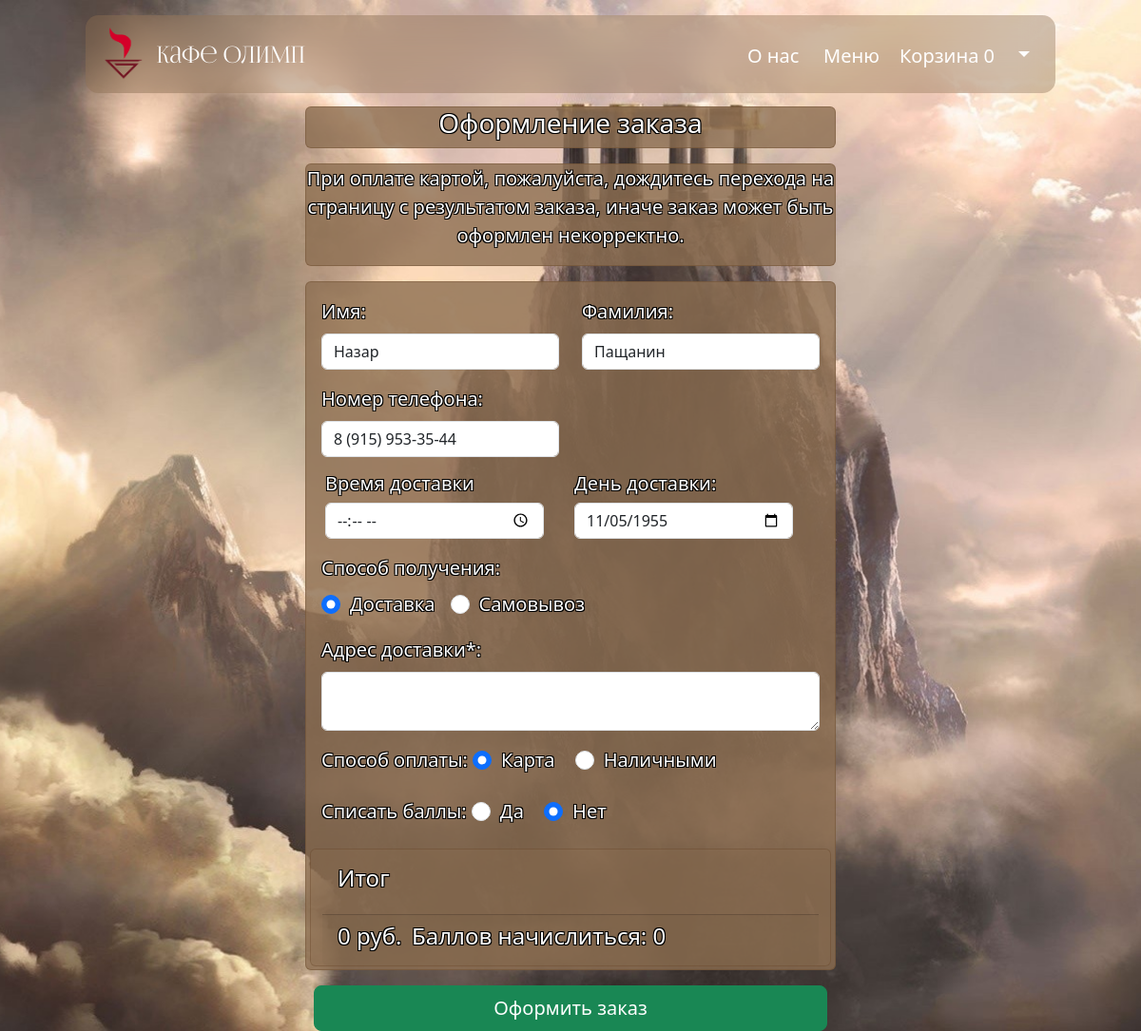
The page /orders/create_order/ (signed in) on the database as committed earlier.
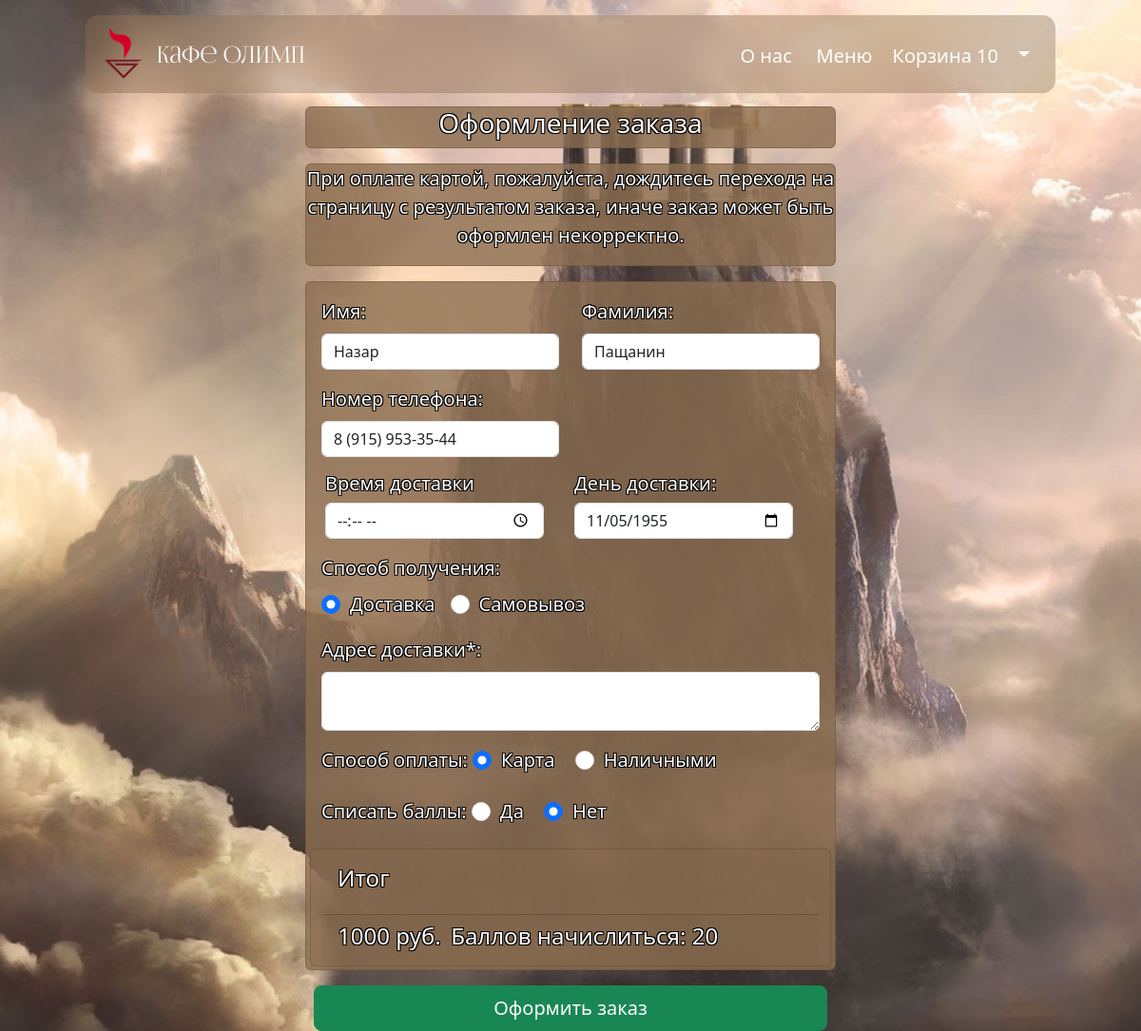
The same page on the database as committed later.
### users/models.py (models this page shows)
class User(AbstractUser):
    phone_number = PhoneNumberField(blank=True, unique=True, verbose_name="Номер телефона")
    loyalty_program = models.PositiveIntegerField(verbose_name="Баллы программы лояльности", default=0)

### products/models.py (models this page shows, shortened)
class Basket(models.Model):
    user = models.ForeignKey(to=User, on_delete=models.CASCADE)
    product = models.ForeignKey(to=Product, on_delete=models.CASCADE)
    quantity = models.PositiveSmallIntegerField(default=0)
    created_timestamp = models.DateTimeField(auto_now_add=True)
    objects = BasketQuerySet.as_manager()
    def sum_price(self):
        return self.product.price * self.quantity

class Product(models.Model):
    name = models.CharField(max_length=256, verbose_name="Название")
    slug = models.SlugField(max_length=200, unique=True, blank=True, null=True, verbose_name='URL')
    description = models.TextField()
    price = models.DecimalField(max_digits=8, decimal_places=0, verbose_name="Цена")  # знаки после запятой и количество цифр в цене
    weight = models.DecimalField(max_digits=8, decimal_places=0, verbose_name="Масса")  # знаки после запятой и количество цифр в весе
    min_quantity_by_weight = models.DecimalField(max_digits=8, decimal_places=0, default=100,
                                                 verbose_name="Мин. кол-во по массе")  # знаки после запятой и количество цифр в весе
    number_of_pieces = models.PositiveSmallIntegerField(verbose_name="Количество", default=0, null=True)
    on_or_off = models.BooleanField(default=True, verbose_name="Продаётся")
    image = models.ImageField(upload_to='products_images')
    category = models.ForeignKey(to=ProductCategory, on_delete=models.PROTECT, verbose_name="Категория")
    class Meta:
        db_table = 'product'
        verbose_name = 'Продукт'
        verbose_name_plural = 'Продукты'
        ordering = ("id",)

### orders/views.py (the view)
# urls.py: path('create_order/', views.create_order, name='create_order'),
@login_required
def create_order(request):
    if request.method == 'POST':
        form = CreateOrderForm(data=request.POST)
        if form.is_valid():
            print(form.errors)
            try:
                with (((transaction.atomic()))):
                    user = request.user
                    basket_items = Basket.objects.filter(user=user)
                    if basket_items.exists():
                        order = Order.objects.create(
                            user=user,
                            phone_number=form.cleaned_data['phone_number'],
                            requires_delivery=form.cleaned_data['requires_delivery'],
                            delivery_address=form.cleaned_data['delivery_address'],
                            payment_on_get=form.cleaned_data['payment_on_get'],
                            deduct_points=form.cleaned_data['deduct_points'],
                            delivery_datetime=datetime.combine(form.cleaned_data['delivery_date'],
                                                               form.cleaned_data['delivery_time'])
                        )
                        for basket_item in basket_items:
                            product = basket_item.product
                            name = basket_item.product.name
                            price = basket_item.product.sell_price()
                            quantity = basket_item.quantity
                            weight = basket_item.product.weight
                            OrderItem.objects.create(
                                order=order,
                                product=product,
                                name=name,
                                price=price,
                                quantity=quantity,
                                weight=weight,
                            )
                            product.save()
                        if int(order.deduct_points) == 0:
                            order.total_cost = basket_total_sum_price(user)
                            order.save()
                        elif int(order.deduct_points) == 1:
                            order.total_cost = basket_total_sum_price2(user)
                            order.save()
                        baskets = Basket.objects.filter(user=user)
                        point = User.objects.get(id=user.id)
                        summing = BasketQuerySet.total_sum_price(baskets)
                        points = viewing_points(user)
                        if int(order.deduct_points) == 0:
                            point.loyalty_program = points
                        elif int(order.deduct_points) == 1:
                            if summing >= points:
                                point.loyalty_program = 0
                            elif summing < points:
                                point.loyalty_program = points - summing
                        point.save()
                        if order.payment_on_get == '0':
                            k = [i.product.name for i in basket_items]
                            text = ''
                            for i in range(len(k)):
                                text += str(k[i]) + ', '
                            text = text[:-2]
                            description = ' Номер заказа: ' + str(order.id) + ';' + ' Время доставки: ' + str(
                                order.delivery_datetime) + ';' + ' Список покупок: ' + text
                            urls = generate_payment_link(merchant_login=str('Cafe-Olimp'),
                                                         merchant_password_1=str('VKH6zCyE5mFL5iv5f8QV'),
                                                         cost=decimal.Decimal(order.total_cost),
                                                         number=int(order.id),
                                                         description=description)
                            try:
                                return redirect(urls)
                            finally:
                                basket_items.delete()
                        else:
                            basket_items.delete()
                            messages.success(request, 'Заказ оформлен!')
                            return redirect('users:history_of_orders')
            except ValidationError as e:
                messages.success(request, str(e))
                return redirect('basket:order')
        else:
            print(form.errors)
            print()
            print(form.non_field_errors)
    else:
        initial = {
            'first_name': request.user.first_name,
            'last_name': request.user.last_name,
            'phone_number': request.user.phone_number
        }
        form = CreateOrderForm(initial=initial)
    context = {
        'title': 'Оформление заказа',
        'form': form,
        'orders': True,
    }
    return render(request, 'orders/create_order.html', context=context)

### orders/forms.py
class CreateOrderForm(forms.Form):
    first_name = forms.CharField()
    last_name = forms.CharField()
    delivery_time = forms.TimeField()
    delivery_date = forms.DateField()
    phone_number = forms.CharField()
    requires_delivery = forms.ChoiceField(
        choices=[
            ("0", False),
            ("1", True),
        ],
    )
    delivery_address = forms.CharField(required=False)
    payment_on_get = forms.ChoiceField(
        choices=[
            ("0", 'False'),
            ("1", 'True'),
        ],
    )
    deduct_points = forms.ChoiceField(
        choices=[
            ("0", 'False'),
            ("1", 'True'),
        ],
    )

### orders/templatetags/order_dop.py (called while the page is built)
@register.simple_tag()
def basket_total_sum_price(user):
    baskets = Basket.objects.filter(user=user)
    summing = BasketQuerySet.total_sum_price(baskets)
    return decimal.Decimal(summing)

@register.simple_tag()
def accrual_of_points1(user):
    return accrual_of_points(user, basket_total_sum_price(user))

### products/models.py (called while the page is built)
    def total_sum_price(self):
        return sum(basket.sum_price() for basket in self.filter())

    def total_quantity(self):
        if self:
            return sum(basket.quantity for basket in self)
        return 0

### orders/templates/orders/create_order.html (shortened to what the changed rows need)
<!DOCTYPE html>
<html lang="ru">
{% extends 'products/base.html' %}
{% load static %}
{% block css %}
<link rel="stylesheet" href="{% static '/css/create_order.css' %}">
{% endblock %}
{% block content %}
<head>
</head>
<form action="{% url 'orders:create_order' %}" method="post">
    <div class="container">
        <div class="card col-md-6 col-xl-6">
            <div class="card-body">
                    <div class="row">
                        <div class="col-md-6 mb-3">
                            <label for="id_first_name" class="form-label">Имя:</label>
                            <input type="text" class="form-control" id="id_first_name"
                                value="{% if form.first_name.value %}{{ form.first_name.value }}{% endif %}"
                                name="first_name" required readonly>
                        </div>
                        <div class="col-md-6">
                            <label for="id_last_name" class="form-label">Фамилия:</label>
                            <input type="text" class="form-control" id="id_last_name" name="last_name"
                            value="{% if form.last_name.value %}{{ form.last_name.value }}{% endif %}"
                            required readonly>
                        </div>
                        <div class="col-md-6">
                            <label for="id_phone_number" class="form-label">Номер телефона:</label>
                            <input type="text" class="form-control" id="id_phone_number" name="phone_number"
                                value="{% if form.phone_number.value %}{{ form.phone_number.value }}{% endif %}"
                                required readonly>
                        </div>
                        <div class="card" id="card_7">
                            <div class="card-footer d-flex flex-row" id="order_price_and_points">
                                        {% include "orders/price_weight_points_not.html" %}
                            </div>
                        </div>
                    </div>
            </div>
        </div>
    </div>
</form>
{% endblock  %}

### products/templates/products/base.html (shortened to what this page needs)
<!DOCTYPE html>
<html lang="ru">
{% load static %}
{% load basket_tags %}
<head>
    <link href="{% static '/bootstrap/css/bootstrap.min.css' %}" rel="stylesheet">
    <link rel="stylesheet" href="{% static '/css/base.css' %}">
    {% block css %} {% endblock %}
</head>
<body>
<nav class="navbar navbar-expand-lg navbar-dark bg-transparent fixed-top border-bottom-dark">
    <div class="container">
        <a class="navbar-brand " href="{% url 'index' %}" style="font-family:FoglihtenNo06" id="logotype">
            <img src="/static/img/Logo_p.png" alt="logotip" height="56px" width="56px"/> Кафе Олимп</a>
        <div class="collapse navbar-collapse" id="navbarSupportedContent">
            <ul class="navbar-nav ms-auto">
                <li class="nav-item" id="button_1">
                    <a class="nav-link active" href="{% url 'we' %}">
                        О нас
                    </a>
                </li>
                <li class="nav-item" id="button_2">
                    <a class="nav-link active" href="{% url 'products:index' %}">
                        Меню
                    </a>
                </li>
                {% if user.is_authenticated %}
                <li class="nav-item" id="button_3">
                    <a class="nav-link active" href="{% url 'basket' %}">
                        Корзина
                        <span id="goods-in-basket-count">{% basket_quantity user=request.user %}</span>
                    </a>
                </li>
                <li class="nav-item  dropdown" id="button_4">
                    <a class="nav-link active dropdown-toggle" href="#" id="navbarDropdown" role="button"
                       data-bs-toggle="dropdown" aria-expanded="false">
                    </a>
                </li>
                {% else %}
                <li class="nav-item">
                    <a class="nav-link active" href="{% url 'users:login' %}" id="button_10">Войти <i class="fas fa-sign-in-alt"></i></a>
                </li>
                {% endif %}
            </ul>
        </div>
    </div>
</nav>
{% block content %} {% endblock %}
</body>
</html>

### orders/templates/orders/price_weight_points_not.html (shortened to what this page needs)
{% load order_dop %}
<head>
</head>
    <h4 class="float-right">{% basket_total_sum_price user=request.user %} руб.</h4>
    <a>&nbsp;</a>
    <a>&nbsp;</a>
    <h4 class="float-right"> Баллов начислиться: {% accrual_of_points1 user=request.user %}</h4>

Rows that differ between the two databases and show on the page:
changed User "Назар": id.quantity "0" → "10"; id.quantity "0" → "1000"; id.quantity "0" → "20"
